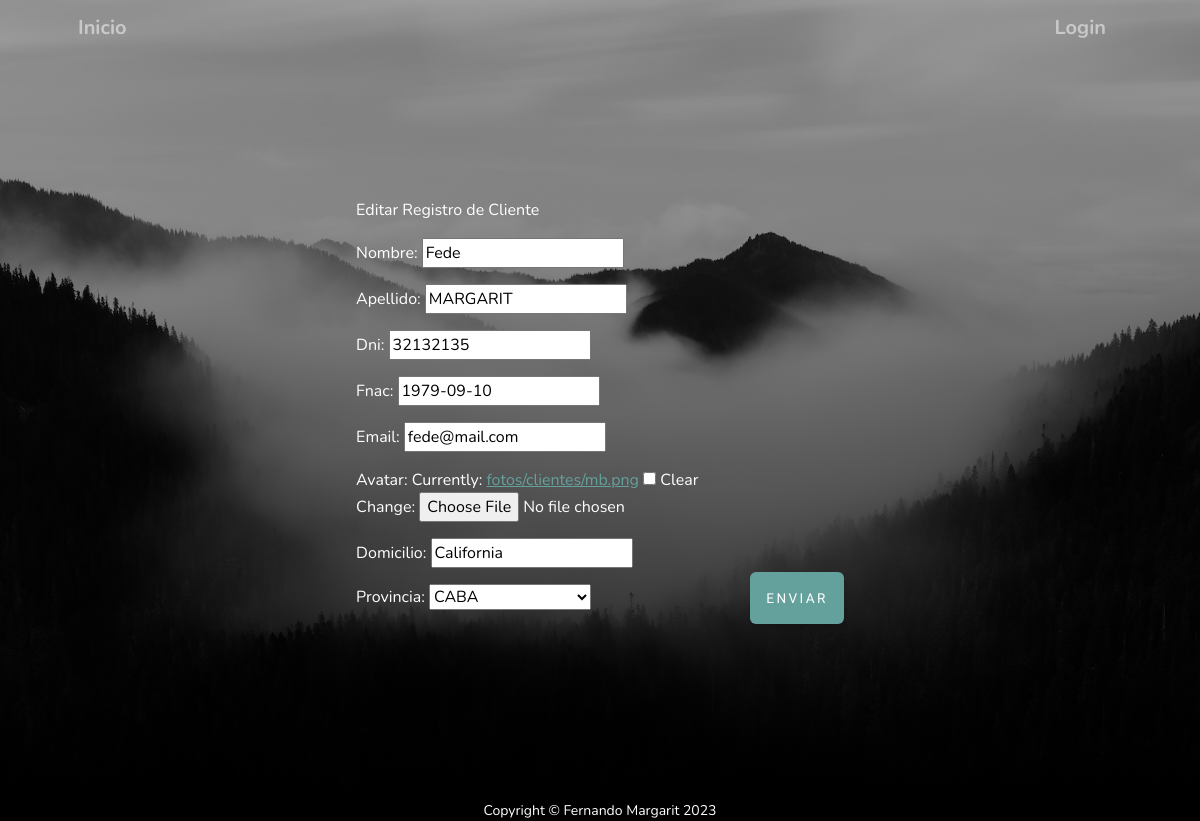
/entregable/clientes/editar/32132135, run on the app's committed database.
### AppFinal/models.py (models this page shows, shortened)
class Cliente(models.Model):
    nombre   = models.CharField(max_length=30)
    apellido = models.CharField(max_length=30)
    dni      = models.IntegerField(primary_key=True)
    fnac     = models.DateField(null=False)
    email    = models.EmailField(null=False)
    usuario  = models.OneToOneField(User, on_delete=models.CASCADE)
    avatar   = models.ImageField(upload_to='fotos/clientes', blank=True, null=True)
    domicilio= models.CharField(max_length=150)
    provincia= models.ForeignKey(Provincia, on_delete=models.DO_NOTHING)
    cliente  = models.BooleanField(default=True)
    class Meta():
        verbose_name = 'CLIENTE'
        verbose_name_plural = 'CLIENTES'

class Provincia(models.Model):
    provincia   = models.CharField(primary_key=True, max_length=30)
    def __str__(self):
        return f'{self.provincia}'
    class Meta():
        verbose_name = 'PROVINCIA'
        verbose_name_plural = 'PROVINCIA'

### AppFinal/views.py (the view)
# urls.py: path('clientes/editar/<pk>', ClienteUpdateView.as_view(), name='ClientesEditarURL'),
class ClienteUpdateView(UpdateView):
    model               = Cliente
    template_name       = 'clientes/editar.html'
    fields              = ('nombre','apellido','dni','fnac','email','avatar','domicilio','provincia')
    success_url         = '/entregable/'
    context_object_name = 'edit'

### AppFinal/templates/clientes/editar.html (shortened to what this page needs)
{% load static %}
<link href="{% static 'css/styles.css' %}" rel="stylesheet" />
<link href="{% static 'css/mystyles.css' %}" rel="stylesheet" />
<!DOCTYPE html>
<html lang="en">
    {% load static %}
    <head>
        <link href="css/styles.css" rel="stylesheet" />
    </head>
    <body id="page-top">
        <header class="masthead">
            <div class="container px-4 px-lg-5 d-flex h-100 align-items-center justify-content-center">
            {% include 'clientes/barra-editar.html' %}
                <form action="" enctype="multipart/form-data" method="POST">{% csrf_token %}
                    <p class="text-white-50 mx-auto mt-2 mb-5">Editar Registro de Cliente</p>
                <section class="cliente-editar">
                        {{form.as_p}}
                </section>
                    <button name="d"  class="btn btn-primary" id="submitButton" type="submit">Enviar</button>
                </form>
        </header>
            {% include 'pie.html' %}
    </body>
</html>

### AppFinal/static/css/mystyles.css (style rules this page uses)
.cliente-editar { display: inline-block; box-sizing: content-box; }

### data on the page
Cliente: nombre "Fede", apellido "MARGARIT", dni "32132135", fnac "1979-09-10", email "fede@mail.com", domicilio "California"
Provincia: provincia "CABA"
